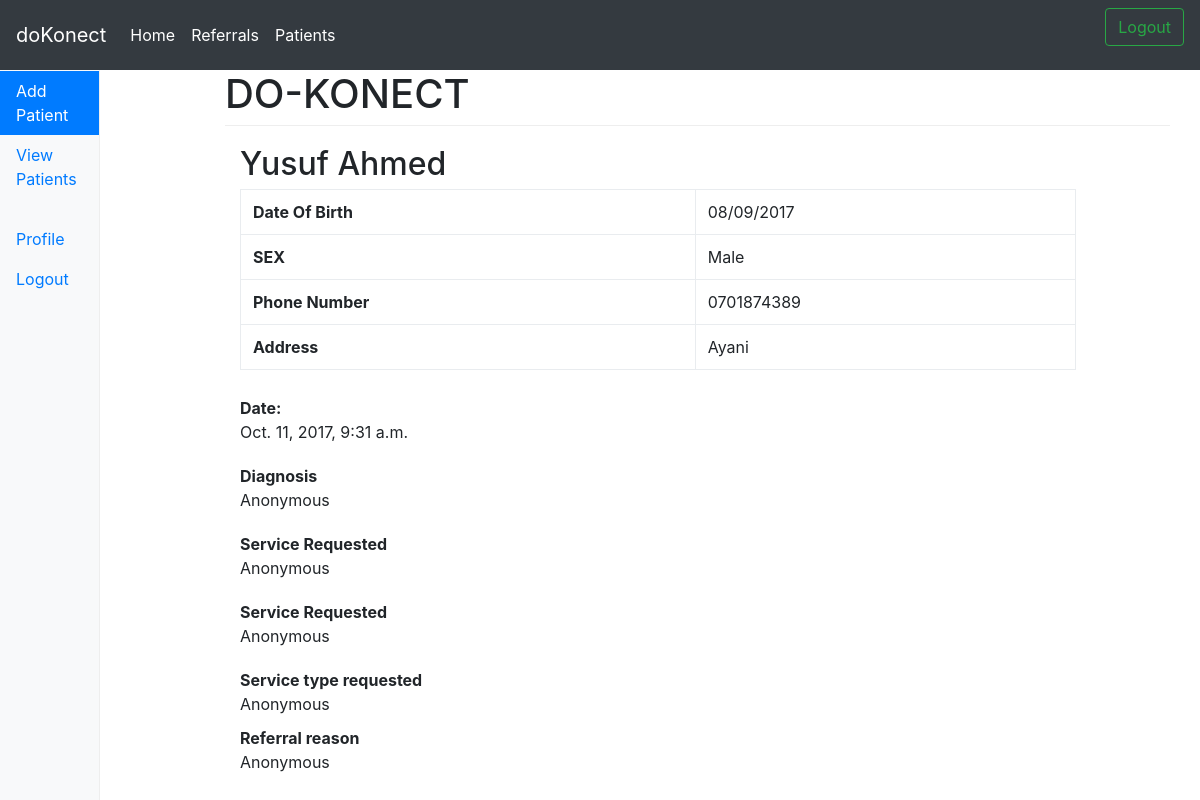
The page /patients/2/referral/15/ (signed in) on the database its author committed.
### patients/models.py (models this page shows, shortened)
class PatientVisit(models.Model):
    date = models.DateTimeField(auto_now_add=True)
    patient = models.ForeignKey(Patient, on_delete=models.CASCADE)
    diagnosis = models.TextField(max_length=1000, default='Anonymous')
    service_requested = models.ForeignKey(DoctorServices, on_delete=models.CASCADE)
    user_id = models.TextField(settings.AUTH_USER_MODEL)
    service_type_requested = models.TextField(max_length=200, default='Anonymous')
    referral_reason = models.TextField(max_length=2000, default='Anonymous')
    class Meta:
        ordering = ['-date']

class Patient(models.Model):
    user = models.ForeignKey(settings.AUTH_USER_MODEL)
    firstname = models.CharField(max_length=50)
    lastname = models.CharField(max_length=50)
    dob = models.CharField(max_length=50)
    gender = models.CharField(max_length=50)
    phonenumber = models.CharField(max_length=50)
    address = models.CharField(max_length=250)
    email = models.CharField(max_length=100)
    class Meta:
        ordering = ['-firstname']

### patients/views.py (the view)
# urls.py: url(r'^(?P<patient_id>\d+)/referral/(?P<pk>\d+)/$', PatientVisitPatient_DetailView.as_view(), name='detailreferral'),
class PatientVisitPatient_DetailView(LoginRequiredMixin, DetailView):
    queryset = PatientVisit.objects.all()
    def get_object(self):
        pk = self.kwargs.get('pk')
        patient_id = self.kwargs.get('patient_id')
        return PatientVisit.objects.get(id=pk, patient=patient_id)

### patients/templates/patients/patientvisit_detail.html (shortened to what this page needs)
{% extends "base.html" %}
    {% block content %}
    <div class="col-sm-11 col-md-11 d-none d-sm-block">
        <h2>{{object.patient.firstname}} {{object.patient.lastname}}</h2>
        <table class="table table-bordered">
            <tbody>
                <th scope="row">Date Of Birth</th>
                <td>{{object.patient.dob}}</td>
                <tr>
                <th scope="row">SEX</th>
                <td colspan="2">{{object.patient.gender}}</td>
                </tr>
                <tr>
                <th scope="row">Phone Number</th>
                <td colspan="2">{{object.patient.phonenumber}}</td>
                </tr>
                <tr>
                <th scope="row">Address</th>
                <td colspan="2">{{object.patient.address}}</td>
                </tr>
            </tbody>
        </table>
    <div class="referral">
        <dt>Date: </dt>
        {{object.date}}
    </div>
    <div class="referral">
        <dt>Diagnosis</dt>
        {{object.diagnosis}}
    </div>
    <div class="referral">
        <dt>Service Requested</dt>
        {{object.diagnosis}}
    </div>
    <div class="referral">
        <dt>Service Requested</dt>
        {{object.diagnosis}}
    </div>
    <div class="referral">
        <dt>Service type requested</dt>
        {{object.service_type_requested}}
    </div>
    <div>
        <dt>Referral reason</dt>
        {{object.referral_reason}}
    </div>
    </div>
{% endblock content %}

### static-storage/css/style.css (style rules this page uses)
body { padding-top: 3.5rem; }
.referral { padding-top: 10px; padding-bottom: 10px; }

### rows shown on the page
PatientVisit: patient.firstname "Yusuf", patient.lastname "Ahmed", patient.dob "08/09/2017", patient.gender "Male", patient.phonenumber "0701874389", patient.address "Ayani", date "Oct. 11, 2017, 9:31 a.m.", diagnosis "Anonymous", service_type_requested "Anonymous", referral_reason "Anonymous"
